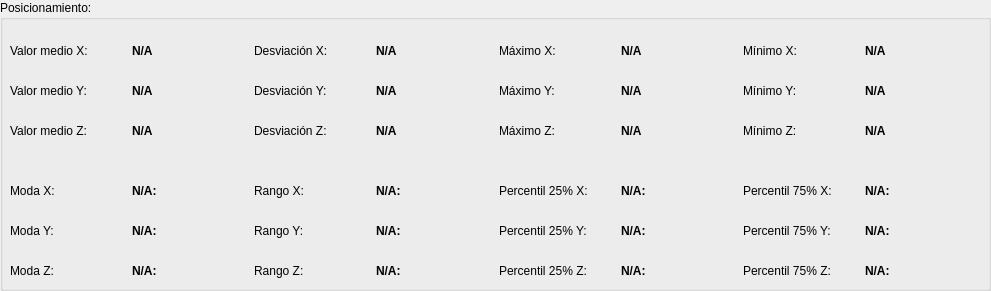
  <widget class="QGroupBox" name="groupBox_5">
   <property name="geometry">
    <rect>
     <x>10</x>
     <y>360</y>
     <width>991</width>
     <height>291</height>
    </rect>
   </property>
   <property name="title">
    <string>Posicionamiento:</string>
   </property>
   <widget class="QWidget" name="layoutWidget">
    <property name="geometry">
     <rect>
      <x>10</x>
      <y>70</y>
      <width>971</width>
      <height>41</height>
     </rect>
    </property>
    <layout class="QHBoxLayout" name="horizontalLayout_2">
     <item>
      <widget class="QLabel" name="label_89">
       <property name="text">
        <string>Valor medio Y:</string>
       </property>
      </widget>
     </item>
     <item>
      <widget class="QLabel" name="label_medio_y">
       <property name="font">
        <font>
         <bold>true</bold>
        </font>
       </property>
       <property name="text">
        <string>N/A</string>
       </property>
      </widget>
     </item>
     <item>
      <widget class="QLabel" name="label_91">
       <property name="text">
        <string>Desviación Y:</string>
       </property>
      </widget>
     </item>
     <item>
      <widget class="QLabel" name="label_std_y">
       <property name="font">
        <font>
         <bold>true</bold>
        </font>
       </property>
       <property name="text">
        <string>N/A</string>
       </property>
      </widget>
     </item>
     <item>
      <widget class="QLabel" name="label_93">
       <property name="text">
        <string>Máximo Y:</string>
       </property>
      </widget>
     </item>
     <item>
      <widget class="QLabel" name="label_max_y">
       <property name="font">
        <font>
         <bold>true</bold>
        </font>
       </property>
       <property name="text">
        <string>N/A</string>
       </property>
      </widget>
     </item>
     <item>
      <widget class="QLabel" name="label_95">
       <property name="text">
        <string>Mínimo Y:</string>
       </property>
      </widget>
     </item>
     <item>
      <widget class="QLabel" name="label_min_y">
       <property name="font">
        <font>
         <bold>true</bold>
        </font>
       </property>
       <property name="text">
        <string>N/A</string>
       </property>
      </widget>
     </item>
    </layout>
   </widget>
   <widget class="QWidget" name="layoutWidget_2">
    <property name="geometry">
     <rect>
      <x>10</x>
      <y>110</y>
      <width>971</width>
      <height>41</height>
     </rect>
    </property>
    <layout class="QHBoxLayout" name="horizontalLayout_3">
     <item>
      <widget class="QLabel" name="label_97">
       <property name="text">
        <string>Valor medio Z:</string>
       </property>
      </widget>
     </item>
     <item>
      <widget class="QLabel" name="label_medio_z">
       <property name="font">
        <font>
         <bold>true</bold>
        </font>
       </property>
       <property name="text">
        <string>N/A</string>
       </property>
      </widget>
     </item>
     <item>
      <widget class="QLabel" name="label_99">
       <property name="text">
        <string>Desviación Z:</string>
       </property>
      </widget>
     </item>
     <item>
      <widget class="QLabel" name="label_std_z">
       <property name="font">
        <font>
         <bold>true</bold>
        </font>
       </property>
       <property name="text">
        <string>N/A</string>
       </property>
      </widget>
     </item>
     <item>
      <widget class="QLabel" name="label_101">
       <property name="text">
        <string>Máximo Z:</string>
       </property>
      </widget>
     </item>
     <item>
      <widget class="QLabel" name="label_max_z">
       <property name="font">
        <font>
         <bold>true</bold>
        </font>
       </property>
       <property name="text">
        <string>N/A</string>
       </property>
      </widget>
     </item>
     <item>
      <widget class="QLabel" name="label_103">
       <property name="text">
        <string>Mínimo Z:</string>
       </property>
      </widget>
     </item>
     <item>
      <widget class="QLabel" name="label_min_z">
       <property name="font">
        <font>
         <bold>true</bold>
        </font>
       </property>
       <property name="text">
        <string>N/A</string>
       </property>
      </widget>
     </item>
    </layout>
   </widget>
   <widget class="QWidget" name="layoutWidget">
    <property name="geometry">
     <rect>
      <x>10</x>
      <y>30</y>
      <width>971</width>
      <height>41</height>
     </rect>
    </property>
    <layout class="QHBoxLayout" name="horizontalLayout">
     <item>
      <widget class="QLabel" name="label_84">
       <property name="text">
        <string>Valor medio X:</string>
       </property>
      </widget>
     </item>
     <item>
      <widget class="QLabel" name="label_medio_x">
       <property name="font">
        <font>
         <bold>true</bold>
        </font>
       </property>
       <property name="text">
        <string>N/A</string>
       </property>
      </widget>
     </item>
     <item>
      <widget class="QLabel" name="label_81">
       <property name="text">
        <string>Desviación X:</string>
       </property>
      </widget>
     </item>
     <item>
      <widget class="QLabel" name="label_std_x">
       <property name="font">
        <font>
         <bold>true</bold>
        </font>
       </property>
       <property name="text">
        <string>N/A</string>
       </property>
      </widget>
     </item>
     <item>
      <widget class="QLabel" name="label_86">
       <property name="text">
        <string>Máximo X:</string>
       </property>
      </widget>
     </item>
     <item>
      <widget class="QLabel" name="label_max_x">
       <property name="font">
        <font>
         <bold>true</bold>
        </font>
       </property>
       <property name="text">
        <string>N/A</string>
       </property>
      </widget>
     </item>
     <item>
      <widget class="QLabel" name="label_88">
       <property name="text">
        <string>Mínimo X:</string>
       </property>
      </widget>
     </item>
     <item>
      <widget class="QLabel" name="label_min_x">
       <property name="font">
        <font>
         <bold>true</bold>
        </font>
       </property>
       <property name="text">
        <string>N/A</string>
       </property>
      </widget>
     </item>
    </layout>
   </widget>
   <widget class="QWidget" name="layoutWidget_6">
    <property name="geometry">
     <rect>
      <x>10</x>
      <y>210</y>
      <width>971</width>
      <height>41</height>
     </rect>
    </property>
    <layout class="QHBoxLayout" name="horizontalLayout_8">
     <item>
      <widget class="QLabel" name="label_108">
       <property name="text">
        <string>Moda Y:</string>
       </property>
      </widget>
     </item>
     <item>
      <widget class="QLabel" name="label_moda_y">
       <property name="font">
        <font>
         <bold>true</bold>
        </font>
       </property>
       <property name="text">
        <string>N/A:</string>
       </property>
      </widget>
     </item>
     <item>
      <widget class="QLabel" name="label_139">
       <property name="text">
        <string>Rango Y:</string>
       </property>
      </widget>
     </item>
     <item>
      <widget class="QLabel" name="label_rango_y">
       <property name="font">
        <font>
         <bold>true</bold>
        </font>
       </property>
       <property name="text">
        <string>N/A:</string>
       </property>
      </widget>
     </item>
     <item>
      <widget class="QLabel" name="label_140">
       <property name="text">
        <string>Percentil 25% Y:</string>
       </property>
      </widget>
     </item>
     <item>
      <widget class="QLabel" name="label_percentil_25_y">
       <property name="font">
        <font>
         <bold>true</bold>
        </font>
       </property>
       <property name="text">
        <string>N/A:</string>
       </property>
      </widget>
     </item>
     <item>
      <widget class="QLabel" name="label_151">
       <property name="text">
        <string>Percentil 75% Y:</string>
       </property>
      </widget>
     </item>
     <item>
      <widget class="QLabel" name="label_percentil_75_y">
       <property name="font">
        <font>
         <bold>true</bold>
        </font>
       </property>
       <property name="text">
        <string>N/A:</string>
       </property>
      </widget>
     </item>
    </layout>
   </widget>
   <widget class="QWidget" name="layoutWidget_7">
    <property name="geometry">
     <rect>
      <x>10</x>
      <y>250</y>
      <width>971</width>
      <height>41</height>
     </rect>
    </property>
    <layout class="QHBoxLayout" name="horizontalLayout_9">
     <item>
      <widget class="QLabel" name="label_109">
       <property name="text">
        <string>Moda Z:</string>
       </property>
      </widget>
     </item>
     <item>
      <widget class="QLabel" name="label_moda_z">
       <property name="font">
        <font>
         <bold>true</bold>
        </font>
       </property>
       <property name="text">
        <string>N/A:</string>
       </property>
      </widget>
     </item>
     <item>
      <widget class="QLabel" name="label_141">
       <property name="text">
        <string>Rango Z:</string>
       </property>
      </widget>
     </item>
     <item>
      <widget class="QLabel" name="label_rango_z">
       <property name="font">
        <font>
         <bold>true</bold>
        </font>
       </property>
       <property name="text">
        <string>N/A:</string>
       </property>
      </widget>
     </item>
     <item>
      <widget class="QLabel" name="label_142">
       <property name="text">
        <string>Percentil 25% Z:</string>
       </property>
      </widget>
     </item>
     <item>
      <widget class="QLabel" name="label_percentil_25_z">
       <property name="font">
        <font>
         <bold>true</bold>
        </font>
       </property>
       <property name="text">
        <string>N/A:</string>
       </property>
      </widget>
     </item>
     <item>
      <widget class="QLabel" name="label_152">
       <property name="text">
        <string>Percentil 75% Z:</string>
       </property>
      </widget>
     </item>
     <item>
      <widget class="QLabel" name="label_percentil_75_z">
       <property name="font">
        <font>
         <bold>true</bold>
        </font>
       </property>
       <property name="text">
        <string>N/A:</string>
       </property>
      </widget>
     </item>
    </layout>
   </widget>
   <widget class="QWidget" name="layoutWidget">
    <property name="geometry">
     <rect>
      <x>10</x>
      <y>170</y>
      <width>971</width>
      <height>41</height>
     </rect>
    </property>
    <layout class="QHBoxLayout" name="horizontalLayout_7">
     <item>
      <widget class="QLabel" name="label_105">
       <property name="text">
        <string>Moda X:</string>
       </property>
      </widget>
     </item>
     <item>
      <widget class="QLabel" name="label_moda_x">
       <property name="font">
        <font>
         <bold>true</bold>
        </font>
       </property>
       <property name="text">
        <string>N/A:</string>
       </property>
      </widget>
     </item>
     <item>
      <widget class="QLabel" name="label_137">
       <property name="text">
        <string>Rango X:</string>
       </property>
      </widget>
     </item>
     <item>
      <widget class="QLabel" name="label_rango_x">
       <property name="font">
        <font>
         <bold>true</bold>
        </font>
       </property>
       <property name="text">
        <string>N/A:</string>
       </property>
      </widget>
     </item>
     <item>
      <widget class="QLabel" name="label_138">
       <property name="text">
        <string>Percentil 25% X:</string>
       </property>
      </widget>
     </item>
     <item>
      <widget class="QLabel" name="label_percentil_25_x">
       <property name="font">
        <font>
         <bold>true</bold>
        </font>
       </property>
       <property name="text">
        <string>N/A:</string>
       </property>
      </widget>
     </item>
     <item>
      <widget class="QLabel" name="label_150">
       <property name="text">
        <string>Percentil 75% X:</string>
       </property>
      </widget>
     </item>
     <item>
      <widget class="QLabel" name="label_percentil_75_x">
       <property name="font">
        <font>
         <bold>true</bold>
        </font>
       </property>
       <property name="text">
        <string>N/A:</string>
       </property>
      </widget>
     </item>
    </layout>
   </widget>
  </widget>
